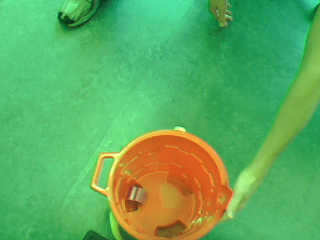
//> input picture deprecated/dcam/data/c49.pgm, 320 x 240 px
$ ./FindOutlet ../../../deprecated/dcam/data/c49.pgm ../../../deprecated/dcam/data/d49.pgm ../../../deprecated/dcam/data/d49.pgm   (built with g++ and OpenCV 4)
//> lines starting //> are read from the running program, lines starting //| are printed output that depends on the picture; after the words box and inside, x2 and y2 are one past the last pixel; in counts of white or black regions, pixels touching at a corner belong together
// Find outlets using stereo texture
// Gary Bradski, (c) Willow Garage 1/22/2009
//
#include "cv.h"
#include "highgui.h"
#include "stdio.h"
#include "math.h"

/* CANNY PRODUCES INTERESTING RESULTS ... WS THINKING EDGE HISTOGRAM BUT HAVEN'T TRIED YET ...
IplImage* doCanny(
    IplImage* in,
    double    lowThresh,
    double    highThresh,
    int    aperture)
{
    if (in->nChannels != 1)
        return(0); // Canny only handles gray scale images
    IplImage* out = cvCreateImage(
        cvGetSize( in ),
        in->depth, //IPL_DEPTH_8U,
        1);
    cvCanny( in, out, lowThresh, highThresh, aperture );
    return( out );
};
 // IplImage* img_cny = doCanny( img_L, 10.0, 100.0, 3 );
 // cvShowImage("Disparity", img_cny );
*/

// [13 lines left out: function help, not called in this run]
/////WORKING FUNCTIONS////////////////
///////////////////////////////////////////////////////////////////////////////////////////
// JUST A MODIFIED CONNECTED COMPONENTS ROUTINE
//void cvconnectedDisparityComponents(IplImage *mask, int poly1_hull0, float perimScaleTooSmall, int *num, CvRect *bbs, CvPoint *centers)
// This will find the blobs in the image.  I
//
// mask			Is a grayscale (8 bit depth) "raw" mask image which will be cleaned up
//
// OPTIONAL PARAMETERS:
// poly1_hull0				If set, approximate connected component by (DEFAULT) polygon, or else convex hull (0)
// areaTooSmall			Kill contours whose bounding box area is less than this
// areaTooLarg				Kill contours whose bounding box area is more than this
// aspectLimit				Enforce width > height. Then aspect = height/width.  Kill aspects < aspectLimit.
// num						Maximum number of rectangles and/or centers to return, on return, will contain number filled (DEFAULT: NULL)
// bbs						Pointer to bounding box rectangle vector of length num.  (DEFAULT SETTING: NULL)
// centers					Pointer to contour centers vectore of length num (DEFULT: NULL)
//
// KNOWN PROBLEM!!!  If a rejected contour compltely surrounds another contour, the whole area is deleted
//
#define CVCONTOUR_APPROX_LEVEL  2   // Approx.threshold - the bigger it is, the simpler is the boundary
#define CV_CVX_WHITE	CV_RGB(0xff,0xff,0xff)
#define CV_CVX_BLACK	CV_RGB(0x00,0x00,0x00)
void cvconnectedDisparityComponents(IplImage *mask, int poly1_hull0, float areaTooSmall, float areaTooLarge, float aspectLimit, int *num, CvRect *bbs, CvPoint *centers)
{
static CvMemStorage*	mem_storage	= NULL;
static CvSeq*			contours	= NULL;


//FIND CONTOURS AROUND ONLY BIGGER REGIONS
	if( mem_storage==NULL ) mem_storage = cvCreateMemStorage(0);
    else cvClearMemStorage(mem_storage);

	CvContourScanner scanner = cvStartFindContours(mask,mem_storage,sizeof(CvContour),CV_RETR_EXTERNAL,CV_CHAIN_APPROX_SIMPLE);
	CvSeq* c;
	int numCont = 0;
	CvRect bb;
	//FILTER LOOP:
	int ccnt = 0;
	while( (c = cvFindNextContour( scanner )) != NULL )
	{
		printf("CONTOR %d:\n",ccnt++);
		bb = cvBoundingRect(c);
		float wd = (float)(bb.width);
		float ht = (float)(bb.height);
		float carea = (float)(wd*ht);
		printf("  Area = %f vs too small(%f) and too large (%f)\n",carea,areaTooSmall,areaTooLarge);
		float aspect;
		if(wd > ht) //Keep this number (0,1]
			aspect = ht/wd;
		else
			aspect = wd/ht;
		printf("  ... aspectLimit(%f) vs aspect(%f)\n",aspectLimit,aspect);
		if( carea <  areaTooSmall || carea > areaTooLarge || (aspect < aspectLimit)) //Get rid of blob if it's too small or too large
		{
			printf("  DELETED\n"); //If bad contour surrounds a good one, both are delteted here :-(
			cvSubstituteContour( scanner, NULL );
		}
		else //Smooth it's edges if it's large enough
		{
			CvSeq* c_new;
			if(poly1_hull0) //Polygonal approximation of the segmentation
	            c_new = cvApproxPoly(c,sizeof(CvContour),mem_storage,CV_POLY_APPROX_DP, CVCONTOUR_APPROX_LEVEL,0);
			else //Convex Hull of the segmentation
				c_new = cvConvexHull2(c,mem_storage,CV_CLOCKWISE,1);
            cvSubstituteContour( scanner, c_new );
			numCont++;
        }
	}
	contours = cvEndFindContours( &scanner );

	//COMPUTE LOOP:
  	// PAINT THE FOUND REGIONS BACK INTO THE IMAGE
	cvZero( mask );
	IplImage *maskTemp;
	//CALC CENTER OF MASS AND OR BOUNDING RECTANGLES
	if(num != NULL)
	{
		int N = *num, numFilled = 0, i=0;
		CvMoments moments;
		double M00, M01, M10;
		maskTemp = cvCloneImage(mask);
		for(i=0, c=contours; c != NULL; c = c->h_next,i++ )
		{
			if(i < N) //Only process up to *num of them
			{
				cvDrawContours(maskTemp,c,CV_CVX_WHITE, CV_CVX_WHITE,-1,CV_FILLED,8);
				//Find the center of each contour
				if(centers != NULL)
				{
					cvMoments(maskTemp,&moments,1);
					M00 = cvGetSpatialMoment(&moments,0,0);
					M10 = cvGetSpatialMoment(&moments,1,0);
					M01 = cvGetSpatialMoment(&moments,0,1);
					centers[i].x = (int)(M10/M00);
					centers[i].y = (int)(M01/M00);
				}
				//Bounding rectangles around blobs
				if(bbs != NULL)
				{
					bbs[i] = cvBoundingRect(c);
				}
				cvZero(maskTemp);
				numFilled++;
			}
			//Draw filled contours into mask
			cvDrawContours(mask,c,CV_CVX_WHITE,CV_CVX_WHITE,-1,CV_FILLED,8); //draw to central mask
		} //end looping over contours
		*num = numFilled;
		cvReleaseImage( &maskTemp);
	}
	//ELSE JUST DRAW PROCESSED CONTOURS INTO THE MASK
	else
	{
		for( c=contours; c != NULL; c = c->h_next )
		{
			cvDrawContours(mask,c,CV_CVX_WHITE, CV_CVX_BLACK,-1,CV_FILLED,8);
		}
	}
}

/////////////////////////////////////////////////
// Analyze the disparity image that values should not be too far off from one another
// Id  -- 8 bit, 1 channel disparity image
// R   -- rectangular region of interest
// vertical -- This is a return that tells whether something is on a wall (descending disparities) or not.
// minDisparity -- disregard disparities less than this
//
// [109 lines left out: functions disparitySTD, getUserString, not called in this run]

/*  SIMPLE COLOR HISTOGRAMS DON'T WORK VERY WELL ...
//////////////
// Fill up a histogram using rectangle as the ROI
// I3C		-- 3 channel image (input to be processed)
// Iplanes	-- 3 single channel images of same size to split I3C into
// H3D		-- 3 d histogram
// R			-- Rectangle to use
//
void fill3DHistROI(IplImage *I3C, IplImage **Iplanes, CvHistogram *H3D, CvRect &R)
{
	//Set up to calculate histogram
	cvSetImageROI(I3C,R);
	cvSetImageROI(Iplanes[0],R);
	cvSetImageROI(Iplanes[1],R);
	cvSetImageROI(Iplanes[2],R);
	cvSplit(I3C, Iplanes[0], Iplanes[1], Iplanes[2], 0);
	//Calculate histogram
	cvCalcHist(Iplanes, H3D);//, 0, Imask);//Clear, then calculate histogram in the corrsponding mask area of the images
	cvNormalizeHist(H3D, (double)1.0); //Always deal with normalized histograms
	//Clean up
	cvResetImageROI(I3C);
	cvResetImageROI(Iplanes[0]);
	cvResetImageROI(Iplanes[1]);
	cvResetImageROI(Iplanes[2]);
}
*/

////SLIDERS ETC///////////////////////
bool wupdate = true;  //Update whenever there is a change
int areaTooSmall = 25; //bounding box area

bool do_blobs = true;
void on_areaSmall(int t)
{
    do_blobs = true;
}
int areaTooLarge = 160; //bounding box area
void on_areaLarge(int t)
{
    do_blobs = true;
}

int aspectLimit = 45;  //This will be (float)aspectLimit/100.0
void on_aspectLimit(int t)
{
	do_blobs = true;
}

// [15 lines of commented-out code are left out]
int main( int argc, char** argv )
{
  if(argc < 4)
  {
     help();
    exit(0);
  }
  IplImage *img_L = NULL, *img_D = NULL,*img_Lt = NULL,*img_Dt = NULL;

  img_L = cvLoadImage( argv[1]);
//> img_L is the input picture: 240 rows x 320 cols, CV_8UC3; mean B, G, R 94.7, 172.9, 94
  img_D = cvLoadImage( argv[2],CV_LOAD_IMAGE_GRAYSCALE);
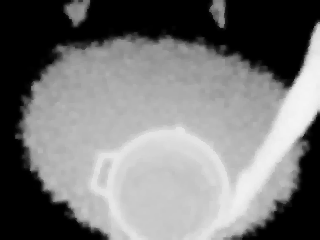
//> input picture deprecated/dcam/data/d49.pgm, 320 x 240 px
//> img_D is the input picture: 240 rows x 320 cols, CV_8UC1; min 0, max 245, mean 118.5
 // img_Lt = cvLoadImage( argv[3]);
 // img_Dt = cvLoadImage( argv[4],CV_LOAD_IMAGE_GRAYSCALE);
	char tstbasename[512];
 	strcpy(tstbasename,argv[3]);
//> tstbasename = "../../../deprecated/dcam/data/d49.pgm"
 	printf("Verify basename = %s\n",tstbasename);
//| Verify basename = ../../../deprecated/dcam/data/d49.pgm
 //	float ChiSqrThresh = atof(argv[4]);
 //	float BhattThresh = atof(argv[5]);

  if(!img_L || !img_D)
  {
    printf("Error: Couldn't load %s or %s\n",argv[1],argv[2]);
    exit(-1);
  }
  IplImage *img_Lcpy = cvCloneImage(img_L);
  IplImage *img_S = cvCloneImage(img_D);

  cvCopy(img_D,img_S);
  cvNamedWindow("Left", CV_WINDOW_AUTOSIZE );
  cvShowImage("Left", img_L);
  cvNamedWindow("Disparity", CV_WINDOW_AUTOSIZE );
  cvNamedWindow("Segmentation",CV_WINDOW_AUTOSIZE);

  int Nerode = 1;
  int Ndialate = 9;
 // [6 lines of commented-out code are left out]
  cvCreateTrackbar("areaTooSmall","Disparity",&areaTooSmall, 500, on_areaSmall);
  cvCreateTrackbar("areaTooLarge","Disparity",&areaTooLarge, 500, on_areaLarge);
  cvCreateTrackbar("aspectLimits","Disparity",&aspectLimit, 100, on_aspectLimit);
 // cvSetMouseCallback( "Disparity", on_mouseD);


  //PREPROCESS
  cvErode(img_S,img_S,NULL, Nerode); //Probably 1  NOTE: Morphology on the gray, not binary disparity Segmentation image "S"
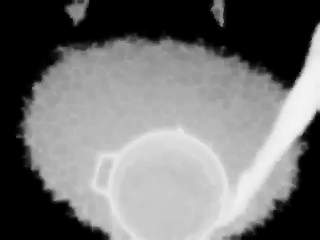
//> img_S: 240 rows x 320 cols, CV_8UC1; min 0, max 245, mean 114.8
  cvDilate(img_S,img_S,NULL,Ndialate); //Probably 9
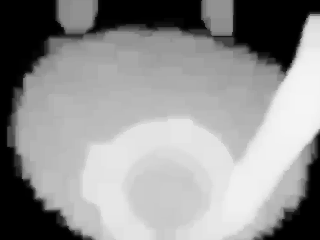
//> img_S: 240 rows x 320 cols, CV_8UC1; min 0, max 245, mean 145.6
  cvErode(img_S,img_S,NULL, Ndialate);
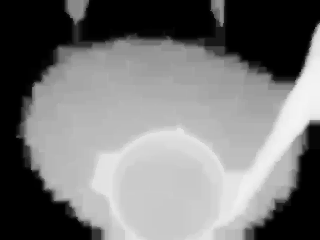
//> img_S: 240 rows x 320 cols, CV_8UC1; min 0, max 245, mean 118.1
  IplImage *img_Scpy = cvCloneImage(img_S);
  cvNamedWindow("Preprocess",CV_WINDOW_AUTOSIZE);
  cvShowImage("Preprocess",img_S);

  // [22 lines of commented-out code are left out]
  bool vertical = false;
  while(1)
  {
    //THRESHOLD FUN
    if(do_blobs){
		cvCopy(img_Scpy,img_S);
		cvCopy(img_Lcpy,img_L);
		int num = 20;
		CvRect bbs[20];
		CvPoint centers[20];

		cvconnectedDisparityComponents(img_S, 1, areaTooSmall*areaTooSmall,areaTooLarge*areaTooLarge,(float)(aspectLimit)/100.0, &num, bbs, centers);
//> in cvconnectedDisparityComponents, `CvContourScanner scanner = cvStartFindContours(mask,mem_storage,sizeof..`:
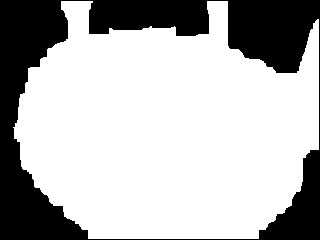
//> mask: 240 rows x 320 cols, CV_8UC1; values 0 (black) and 1 (white), 71.3% white; 1 black region, box (x1, y1, x2, y2) and area: (0, 0, 320, 240) 22028
//> the loop in cvconnectedDisparityComponents, `while( (c = cvFindNextContour( scanner )) != NULL )` made 1 pass
//| CONTOR 0:
//|   Area = 72828.000000 vs too small(625.000000) and too large (25600.000000)
//|   ... aspectLimit(0.450000) vs aspect(0.777778)
//|   DELETED
//> after the loop in cvconnectedDisparityComponents, `while( (c = cvFindNextContour( scanner )) != NULL )`: c = 0 contours; ccnt = 1; numCont = 0
//> in cvconnectedDisparityComponents, `contours = cvEndFindContours( &scanner );`: contours = 0 contours
//> in cvconnectedDisparityComponents, `cvZero( mask );`: mask: 240 rows x 320 cols, CV_8UC1; every value is 0
//> in cvconnectedDisparityComponents, `int N = *num, numFilled = 0, i=0;`: N = 20
//> after the loop in cvconnectedDisparityComponents, `for(i=0, c=contours; c != NULL; c = c->h_next,i++ )`: numFilled = 0
//> num = 0

		//DO FILTERING BASED ON BOX SIZE:
		for(int b=0; b<num; ++b)
		{
			printf("%d: ",b);
// [21 lines of commented-out code are left out]
			printf("** STD = %lf, Vertical=%d\n",disparitySTD(img_Scpy, bbs[b],vertical),vertical);
			printf("\n");
		 }
//> this loop made 0 passes
       do_blobs = false;
//       mouse_lclick = false;
       wupdate = true;
    }

	//KEYBOARD PROCESSING
	int k = cvWaitKey(10);
//> the 'q' key is pressed
   	//End processing on ESC, q or Q
    if(k == 27 || k == 'q' || k == 'Q')
       	break;
     switch(k)
     {
 //    	case 'n':  //Change the model base name
 //    	   printf("Change the hisogram model basename (was %s)\n\n",modelbasename);
 //     	getUserString(modelbasename);
 //     	break;
      case 't': //Test
      {
			int numt = 20;
			CvRect bbst[20];
			CvPoint centerst[20];
		   cvNamedWindow("Results", CV_WINDOW_AUTOSIZE );
  		   cvNamedWindow("TestDisparity", CV_WINDOW_AUTOSIZE );
  			char leftName[512],dispName[512];
  			IplImage *img_Ltdisplay = NULL,*img_Dclone = NULL;

			printf("\nTESTING: (Corr, Inter, ChiSqr, Bhatt)\n");
			for(int img = 0; img<29; ++img)
			{
				numt = 20;
				sprintf(leftName,"%sL%d.png",tstbasename,img);
				sprintf(dispName,"%sd%d.png",tstbasename,img);
				printf("IMAGE %d (%s, %s)\n",img,leftName,dispName);
				img_Lt = cvLoadImage( leftName);
				img_Ltdisplay = cvCloneImage(img_Lt);
				img_Dt = cvLoadImage( dispName,CV_LOAD_IMAGE_GRAYSCALE);
				img_Dclone = cvCloneImage(img_Dt);
				  cvErode(img_Dt,img_Dt,NULL, Nerode); //Probably 1
				  cvDilate(img_Dt,img_Dt,NULL,Ndialate); //Probably 9
				  cvErode(img_Dt,img_Dt,NULL, Ndialate);
				cvconnectedDisparityComponents(img_Dt, 1, areaTooSmall*areaTooSmall,
														areaTooLarge*areaTooLarge,(float)(aspectLimit)/100.0,
														&numt, bbst, centerst);


// [37 lines of commented-out code are left out]
				for(int t=0; t<numt; ++t)
				{
					CvPoint pt1 = cvPoint(bbst[t].x,bbst[t].y);
					int wi = bbst[t].width;
					int hi = bbst[t].height;
					printf("Box %d: w=%d, h=%d\n",t,wi,hi);
					double Disp = disparitySTD(img_Dclone, bbst[t],vertical);
					printf("** STD = %lf, vertical=%d\n",Disp,vertical);
					if(Disp >= 4.8) continue;
					if(!vertical) continue;
					CvPoint pt2 = cvPoint(bbst[t].x+wi,bbst[t].y+hi);
					int intensity = 255 - 40*t;
					if(intensity < 60) intensity = 60;
					cvRectangle(img_Ltdisplay,pt1,pt2,CV_RGB(intensity,0,0));
				}

				cvShowImage("Results", img_Ltdisplay);
				cvShowImage("TestDisparity",img_Dclone);
				int c;
				while(1)
				{
					c = cvWaitKey(33);
					if(c == 27 || c == 'q' | c == 'Q' || c == ' ')
       				break;
  				}
				if(c == 27 || c == 'q' || c == 'Q')
     				break;
 				cvReleaseImage( &img_Lt);
				cvReleaseImage( &img_Ltdisplay);
				cvReleaseImage( &img_Dt);
				cvReleaseImage( &img_Dclone);
			}//end for each image
			cvDestroyWindow("Results");
			cvDestroyWindow("TestDisparity");
			printf("DONE TESTING IMAGES.\n");
		}
			break;
//		default:
//            ;
     	}

	//IF UPDATING WINDOW
    if(wupdate)
    {
        wupdate = false;
        cvShowImage("Left", img_L);
        cvShowImage("Segmentation", img_S);
        cvShowImage("Disparity", img_D );
    }

  }//END WHILE

  //CLEAN UP
  cvReleaseImage( &img_L);
  cvReleaseImage( &img_S);
  cvReleaseImage( &img_D);

//  cvReleaseHist( &Hmodel1);
//	cvReleaseHist( &Htest);

  cvDestroyWindow("Left");
  cvDestroyWindow("Disparity");
  cvDestroyWindow("Segmentation");
  exit(0);
//> (the program exits here)
